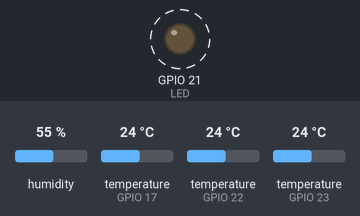
A sketch run on a simulated ESP32. Shown: output pins drawn as LEDs (lit = HIGH). Dashed ring = blinking. The inputs (shaded band) are chosen by the test bench; at power-on: humidity 55 %, temperature (sensors on GPIO 17, GPIO 22, GPIO 23) 24 °C. WiFi joins after 1.5 s; servers stay silent unless stated; what the sketch prints to the serial monitor is not drawn. At 9.1 s the program restarts the board; the recording ends there.

Above: at 6.5 s.
Timing chart, 0 to 9.1 s (numbered marks = the images above):
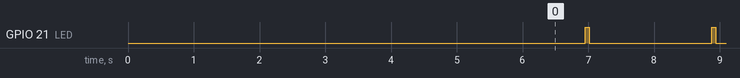

Measured:
- by itself, GPIO 21 (LED): alternates HIGH for 0.06 s and LOW for 1.9 s

The sketch:

Cliente_Final.ino
```cpp
//----------------------------------------------------------------------------------------------//
//                                  VERSÃO v.4. 06/08/2019                                      //
//----------------------------------------------------------------------------------------------//
//---------------------------CODIGO PRODUZIDO POR JOSÉ ANTONIO DUARTE JUNIOR--------------------//
//-------------------------------------ALL RIGHTS RESERVED 2019---------------------------------//
//----------------------------------------------------------------------------------------------//


//--------------------------PARTE DO WATCHDOG PARA AUTO-TRATAMENTO DE TRAVAMENTOS---------------//
#include "esp_system.h"
#include "esp_system.h"
//---------------------BIBLIOTECAS PARA DAR SUPORTE AOS SENSORES DE TEMPERATURA E COMUNICAÇÃO-------------------//
//suporte a sensores de humidade e aumentado a capacidade do protocolo de comunicação.
#include <OneWire.h>  //biblioecas para leitura dos sensores
#include <DallasTemperature.h>
//--------------------------------------------------------------------------------------------------------------//

//-------------------------------------PARTE DO SENSOR DE HUMIDADE----------------------------------------------//
#include "DHTesp.h"
#include "Ticker.h"

//------------------------BIBLIOTECAS DE COMUNICAÇÃO WIFI E UDP PARA ENVIO DOS PACOTES--------------------------//
#include <WiFi.h>  // bibliotecas para conexão wifi
#include <HTTPClient.h>
#include <WiFiUdp.h>//Biblioteca do UDP.
//--------------------------------------------------------------------------------------------------------------//
//----------------------DEFINIÇÃO DOS PINOS DE GPIO ONDE OS SENSORES SERÃO LIGADOS------------------------------//
/*-----define os pinos de gpio onde os sensores serão ligados-----*/
#define SENSOR_1_PIN 22 // For BUS 1
#define SENSOR_2_PIN 23 // For BUS 2
#define LED 21 //led de status do sistema
int dhtPin = 17; // SENSOR DHT
//---------------------------------------------------------------------------------------------------------------//

//-----------------------------TEMPO SEM RESPOSTA QUE ATIVA GATILHO-----------------------------//
const int wdtTimeout = 3000;// 3 SEGUNDOS
hw_timer_t *timer = NULL; // INICIA TIMER EM NULL
//---------------------------------------------------------------------------------------------//
//---------------------------------METODO QUE REINICALIZA ESP----------------------------------//
void IRAM_ATTR resetModule() {
  ets_printf("reboot\n"); //PRINTA QUE VAI REINICIAR
  esp_restart(); // COMANDO QUE REINICIA ESP
}
//----------------------------------------------------------------------------------------------//
//----------------------DECLARA OBJETOS PARA OS SENSORES---------------------//
/*-----( Declara os objetos )-----*/
OneWire  Bus1(SENSOR_1_PIN);  // Create a 1-wire object
OneWire  Bus2(SENSOR_2_PIN);  // Create another 1-wire object
/*-- passa a referencia dos objetos para o modulo dallas temperature--*/
DallasTemperature sensors1(&Bus1);
DallasTemperature sensors2(&Bus2);
Ticker tempTicker;
DHTesp dht;
//---------------------------------------------------------------------------//

//----------PARTE QUE ENVIA INFORMAÇÃO PARA O SERVIDOR----------------//
WiFiUDP udp;//Cria um objeto da classe UDP.
String x; // vai carregar a leitura do sensores
const char* ssid = "GAM_RF"; // id de conexão na rede
const char* password =  ""; //senha de rede
//--------------------------------------------------------------------//

//----VARIAVEIS DOS SENSORES DE HUMIDADE E PNTO DE CONDENSAÇÃO-----//
String humidade,condensa;

//--------------------------SETUP RODA UMA VEZ-------------------------//
void setup()
{
   pinMode(LED, OUTPUT); // led confirma transmissão de pacote
//-----------inicializa serial para depurar o projeto-------------------//
   Serial.begin(9600);
   Serial.println("Bem vindo ao Projeto Chernobyl GAM V.4");
   delay(4000);   //Delay nescessario antes do WIFI iniciar
   WiFi.begin(ssid, password); //inicia wifi
//-----------INICIALIZA BIBLIOTECA COM OS PARAMETROS DE MEDIDA-------------//
  sensors1.begin();
  sensors2.begin();
//---------------SETA A RESOLUÇÃO DE LEITURA DOS SENSORES PARA 11 BITS------------//
  sensors1.setResolution(11);
  sensors2.setResolution(11);

//--------------------------------INICIA SENSOR DE HUMIDADE---------------------//
  dht.setup(dhtPin, DHTesp::DHT11);
//-----------------DESCOBRE OS SENSORES----------------------------//
  discoverBusOneWireDevices();//descobre 1
  discoverBusTwoWireDevices();//descobre 2
//------------------LAÇO DE CONEXÃO WIFI---------------------------//
 while (WiFi.status() != WL_CONNECTED) { //Check for the connection
    delay(1000);
    Serial.println("Connecting to WiFi..");
  }
  Serial.println("Connected to the WiFi network");
//-----------------------VARIAVEIS DO WATCHDOG-------------------------//
  timer = timerBegin(0, 80, true);                  //timer 0, div 80
  timerAttachInterrupt(timer, &resetModule, true);  //attach callback
  timerAlarmWrite(timer, wdtTimeout * 1000, false); //set time in us
  timerAlarmEnable(timer);                          //enable interrupt
//---------------------------------------------------------------------//
}
//-------------------------LOOP PRINCIPAL---------------------------//
void loop()
{
//-----------------WATCHDOG PEGA TEMPO INICIAL----------------------//
  long loopTime = millis();
  timerWrite(timer, 0); //RESETA O TIMER  (ALIMENTA WATCHDOG)
 //-----------------------PEGA A TEMPERATURA------------------------//
 sensors1.requestTemperatures();

//--------------------------PEGA HUMIDADE -------------------------//
  TempAndHumidity newValues = dht.getTempAndHumidity();
  float heatIndex = dht.computeHeatIndex(newValues.temperature, newValues.humidity);
  float dewPoint = dht.computeDewPoint(newValues.temperature, newValues.humidity);
  if (isnan(newValues.temperature) || isnan(newValues.humidity))
  {}
  else{
   humidade = String(newValues.humidity);
   condensa = String(dewPoint);
  }
//------------------PRINTA TEMPERATURAS LIDAS----------------------//
 Serial.print("Temperatura Externa:");
 Serial.println(sensors1.getTempCByIndex(0));
//--PEGA O VALOR LIDO GRAVA NA VARIAVEL ADICIONANDO * QUE É O SEPARADO DE VALORES--//
  x = sensors1.getTempCByIndex(0);
  x = x + "*";
  x = "T01"+ x;//adiciona o T01 para dizer tipo de sensor e numero de sensor
//---------------------------------------------------------------------------------//
//------------PEGA A TEMPERATURA DO SEGUNDO SENSOR------------------//
  sensors2.requestTemperatures();
  Serial.print("Temperatura Externa:");
  Serial.println(sensors2.getTempCByIndex(0));
//------------CONCATENA VARIAVEL-----------------//
  x = x +(sensors2.getTempCByIndex(0));
  Serial.println(x);
//------------------------------INSERE VALORES FINAIS DO SENSOR DE HUMIDADE---------------------------------//
  Serial.print("Humidade");
  Serial.println(humidade);
  Serial.print("Condensação");
  Serial.println(condensa);
  x = x + "B" + humidade + "+" + condensa;
  x = x + "#";
  Serial.println("Pacote Final" + x);

//-------------------PARTE DO ENVIO DOS PACOTES UDP PARA O SERVIDOR---------------------//
 if(WiFi.status()== WL_CONNECTED){
  udp.beginPacket("10.20.3.81", 555);//Inicializa o pacote de transmissao ao IP e PORTA.
  udp.println(x);//Adiciona-se o valor ao pacote.
  udp.endPacket();//Finaliza o pacote e envia.
  Serial.println("PACOTE ENVIADO");
  digitalWrite(LED,HIGH); // acende led indicando que enviou
  delay(60);
  digitalWrite(LED,LOW);//apaga LED
 }
  delay(1000);
//----------CALCULA TEMPO TOTAL DO LOOP PARA WATCHDOG---------------//
  loopTime = millis() - loopTime;
//Serial.print("loop time is = ");
//Serial.println(loopTime); //DEVE SER MENOR QUE 3000 NESTE CASO DEU 1854 FOI DEIXADO 3000 DE ESTOURO
}
//-----ROTINA PARA MAPEAR SENSOR EM PINOS SEPARADOS ELE VARRE DUAS VEZES DESCOBRINDO SENSORES-----//
void discoverBusOneWireDevices(void)
{
  byte i;
  byte present = 0;
  byte data[12];
  byte addr[8];
  while(Bus1.search(addr)) {
    for( i = 0; i < 8; i++) {
      Serial.print("0x");
      if (addr[i] < 16) {
        Serial.print('0');
      }
      Serial.print(addr[i], HEX);
      if (i < 7) {
        Serial.print(", ");
      }
    }
    if ( OneWire::crc8( addr, 7) != addr[7]) {
      return;
    }
  }
  Serial.println();
  Serial.print("Done");
  Bus1.reset_search();
  return;
}
//---------------------------------------------------------------------------------------------//
//---------------SEGUNDA ROTINA PARA DESCOBRIR SEGUNDO SENSOR------------//
void discoverBusTwoWireDevices(void)
{
  byte i;
  byte present = 0;
  byte data[12];
  byte addr[8];
  while(Bus2.search(addr)) {
    for( i = 0; i < 8; i++) {
      Serial.print("0x");
      if (addr[i] < 16) {
        Serial.print('0');
      }
      Serial.print(addr[i], HEX);
      if (i < 7) {
        Serial.print(", ");
      }
    }
    if ( OneWire::crc8( addr, 7) != addr[7]) {
      Serial.print("CRC is not valid!\n\r");
      return;
    }
  }
  Serial.println();
  Bus2.reset_search();
  return;
}
//---------------------------------------------------------------------//
```
